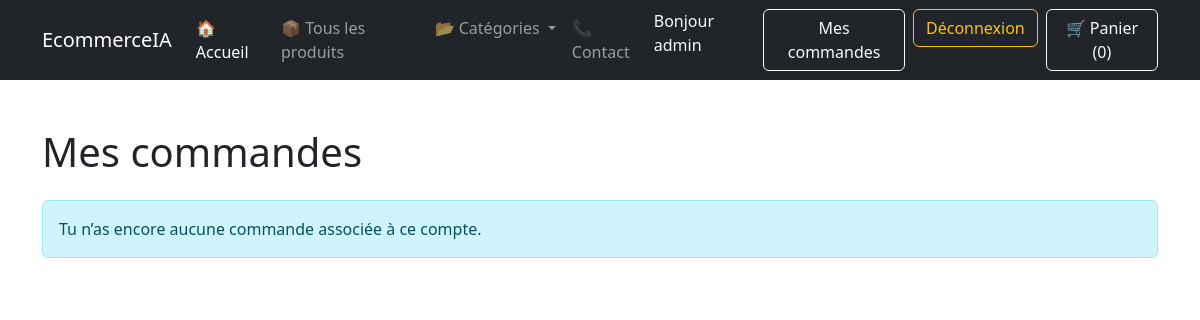
Page /commande/mes-commandes/ (signed in) on the earlier database version.
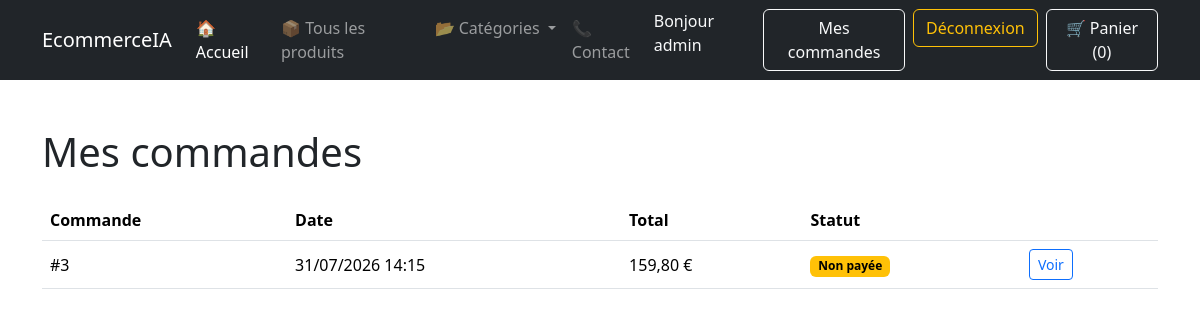
Same page on the later database version.
### orders/models.py (models this page shows, shortened)
class Order(models.Model):
    user = models.ForeignKey(
        settings.AUTH_USER_MODEL,
        related_name="orders",
        on_delete=models.SET_NULL,
        null=True,
        blank=True,
    )
    first_name = models.CharField(max_length=100)
    last_name = models.CharField(max_length=100)
    email = models.EmailField()
    phone = models.CharField(max_length=30)
    address = models.CharField(max_length=255)
    postal_code = models.CharField(max_length=20)
    city = models.CharField(max_length=100)
    created_at = models.DateTimeField(auto_now_add=True)
    stripe_checkout_session_id = models.CharField(
        max_length=255,
        blank=True,
    )
    paid = models.BooleanField(default=False)
    class Meta:
        ordering = ["-created_at"]
    def get_total_price(self):
        return sum(item.get_cost() for item in self.items.all())

class OrderItem(models.Model):
    order = models.ForeignKey(
        Order,
        related_name="items",
        on_delete=models.CASCADE,
    )
    product = models.ForeignKey(
        Product,
        related_name="order_items",
        on_delete=models.PROTECT,
    )
    price = models.DecimalField(
        max_digits=10,
        decimal_places=2,
    )
    quantity = models.PositiveIntegerField(default=1)
    def get_cost(self):
        return self.price * self.quantity

### orders/views.py (the view)
@login_required
def order_list(request):
    orders = request.user.orders.prefetch_related(
        "items__product"
    )
    return render(
        request,
        "orders/order_list.html",
        {"orders": orders},
    )

### cart/cart.py (called while the page is built)
    def __len__(self):
        return sum(
            item["quantity"]
            for item in self.cart.values()
        )

### cart/context_processors.py (called while the page is built)
def cart(request):
    return {
        "cart": Cart(request),
    }

### products/context_processors.py (called while the page is built)
def categories(request):
    return {
        "menu_categories": Category.objects.all(),
    }

### orders/templates/orders/order_list.html
{% extends "base.html" %}
{% block content %}
<div class="container py-5">
    <h1 class="mb-4">Mes commandes</h1>
    {% if orders %}
        <div class="table-responsive">
            <table class="table align-middle">
                <thead>
                    <tr>
                        <th>Commande</th>
                        <th>Date</th>
                        <th>Total</th>
                        <th>Statut</th>
                        <th></th>
                    </tr>
                </thead>
                <tbody>
                    {% for order in orders %}
                        <tr>
                            <td>#{{ order.id }}</td>
                            <td>{{ order.created_at|date:"d/m/Y H:i" }}</td>
                            <td>{{ order.get_total_price }} €</td>
                            <td>
                                {% if order.paid %}
                                    <span class="badge text-bg-success">
                                        Payée
                                    </span>
                                {% else %}
                                    <span class="badge text-bg-warning">
                                        Non payée
                                    </span>
                                {% endif %}
                            </td>
                            <td>
                                <a
                                    href="{% url 'orders:order_detail' order.id %}"
                                    class="btn btn-sm btn-outline-primary"
                                >
                                    Voir
                                </a>
                            </td>
                        </tr>
                    {% endfor %}
                </tbody>
            </table>
        </div>
    {% else %}
        <div class="alert alert-info">
            Tu n’as encore aucune commande associée à ce compte.
        </div>
    {% endif %}
</div>
{% endblock %}

### core/templates/base.html (shortened to what this page needs)
<!DOCTYPE html>
<html lang="fr">
<head>
    <link
        href="https://cdn.jsdelivr.net/npm/bootstrap@5.3.7/dist/css/bootstrap.min.css"
        rel="stylesheet"
    >
</head>
<body>
<nav class="navbar navbar-expand-lg navbar-dark bg-dark">
    <div class="container">
        <a class="navbar-brand" href="/">EcommerceIA</a>
        <div class="collapse navbar-collapse" id="navbarNav">
            <ul class="navbar-nav me-auto">
                <li class="nav-item">
                    <a class="nav-link active" href="/">
                        🏠 Accueil
                    </a>
                </li>
                <li class="nav-item">
                    <a class="nav-link"
                       href="{% url 'products:product_list' %}">
                        📦 Tous les produits
                    </a>
                </li>
                <li class="nav-item dropdown">
                    <a class="nav-link dropdown-toggle"
                       href="#"
                       role="button"
                       data-bs-toggle="dropdown"
                       aria-expanded="false">
                        📂 Catégories
                    </a>
                </li>
                <li class="nav-item">
                    <a class="nav-link" href="#">
                        📞 Contact
                    </a>
                </li>
            </ul>
            <div class="d-flex">
                {% if user.is_authenticated %}
                    <span class="text-light me-2">
                        Bonjour {{ user.username }}
                    </span>
                    <a
                        href="{% url 'orders:order_list' %}"
                        class="btn btn-outline-light me-2"
                    >
                        Mes commandes
                    </a>
                    <form
                        method="post"
                        action="{% url 'logout' %}"
                        class="d-inline"
                    >
                        <button
                            type="submit"
                            class="btn btn-outline-warning me-2"
                        >
                            Déconnexion
                        </button>
                    </form>
                {% endif %}
                    <a
                        href="{% url 'cart:cart_detail' %}"
                        class="btn btn-outline-light"
                    >
                        🛒 Panier ({{ cart|length }})
                    </a>
            </div>
        </div>
    </div>
</nav>
<main>
    {% block content %}
    {% endblock %}
</main>
</body>
</html>

Differences in the rows shown:
added Order: id "3", created_at "31/07/2026 14:15", get_total_price "159,80", paid "Non payée"
Other differences:
text no longer shown: "Tu n’as encore aucune commande associée à ce compte."
text now shown: "Commande Date Total Statut"
